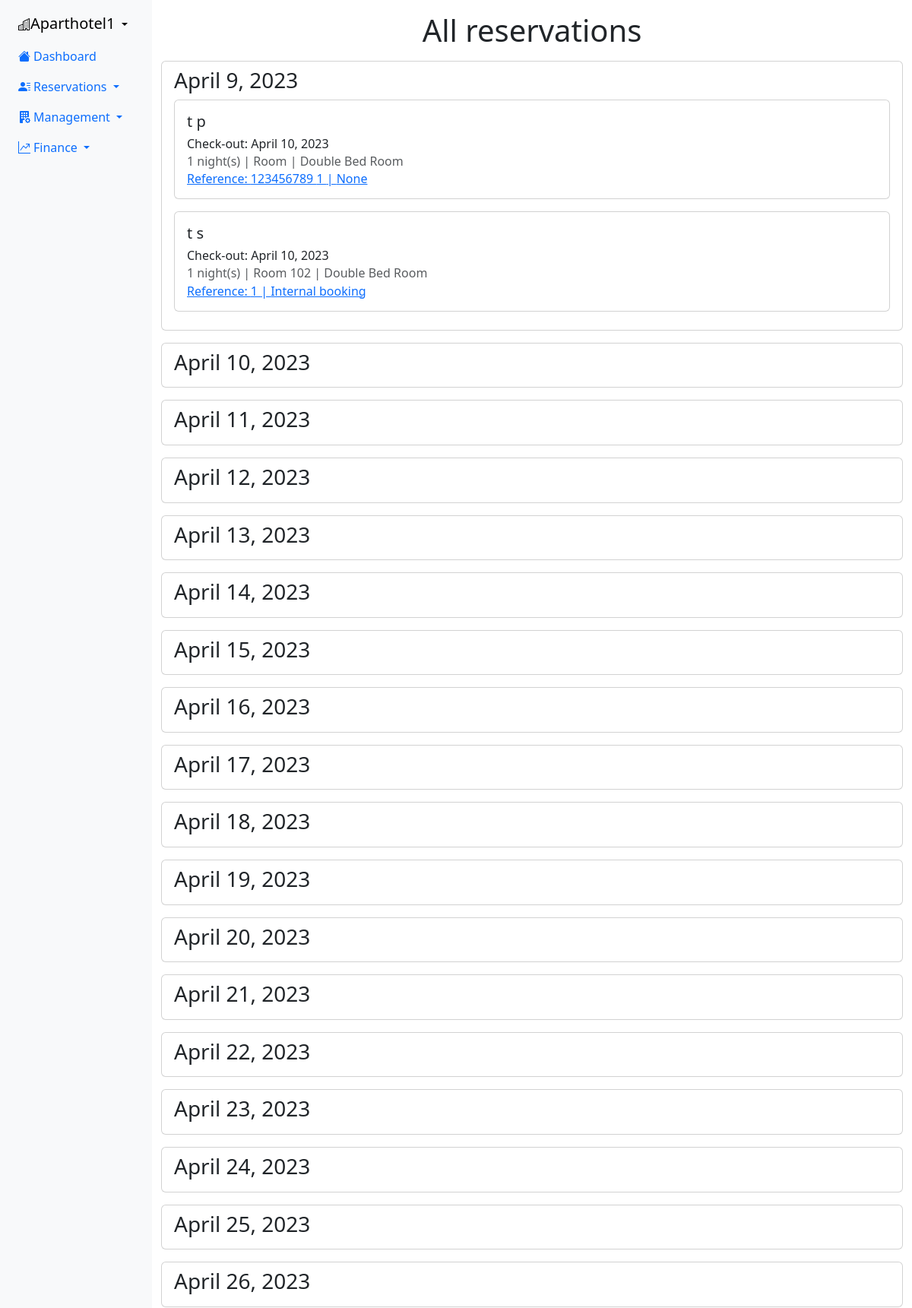
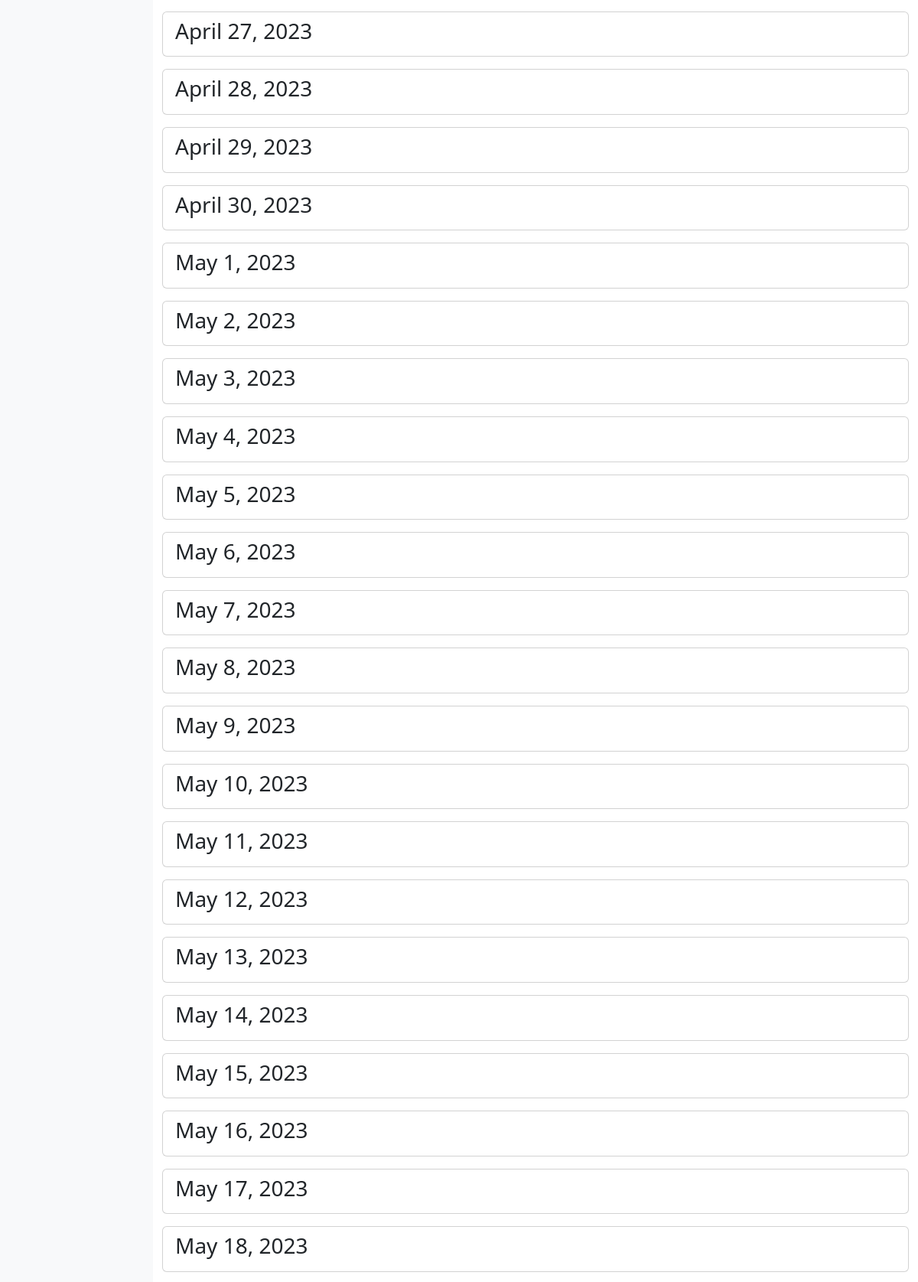
/website/reservations/ (upper part), run on the app's committed database (2 pictures, top to bottom).
### website/models.py (models this page shows, shortened)
class reservationModel(models.Model):
    intReservationId = models.AutoField(primary_key=True)
    extReservationId = models.CharField(max_length=20, null=True, blank=True)
    propertyName = models.CharField(max_length=15)
    guestFirstName = models.CharField(max_length=15)
    guestLastName = models.CharField(max_length=15)
    numGuests = models.IntegerField()
    numRooms = models.IntegerField()
    roomType = models.CharField(max_length=15)
    checkInDate = models.DateField(max_length=8)
    checkOutDate = models.DateField(max_length=8)
    reservationStatus = models.CharField(max_length=15, null=True, blank=True)
    totalPayment = models.DecimalField(max_digits=8, decimal_places=2, null=True, blank=True)
    commission = models.DecimalField(max_digits=7, decimal_places=2, null=True, blank=True)
    website = models.CharField(max_length=15, null=True, blank=True)
    assignedRoom = models.ForeignKey(buildingRoom, null=True, blank=True, on_delete=models.SET_NULL)
    def numNights(self):
        return (self.checkOutDate - self.checkInDate).days

class walkinReservationModel(models.Model):
    PROPERTIES = (
        ("paraiso", "Paraiso"),
    )
    intReservationId = models.AutoField(primary_key=True)
    propertyName = models.CharField(max_length=15, choices=PROPERTIES)
    guestFirstName = models.CharField(max_length=15)
    guestLastName = models.CharField(max_length=15)
    numGuests = models.IntegerField()
    numRooms = models.IntegerField()
    roomType = models.CharField(max_length=15, choices=buildingRoom.ROOMTYPE, null=True, blank=True)
    assignedRoom = models.ForeignKey(buildingRoom, null=True, on_delete=models.SET_NULL)
    checkInDate = models.DateField(max_length=8)
    checkOutDate = models.DateField(max_length=8)
    totalPayment = models.DecimalField(max_digits=7, decimal_places=2, null=True, blank=True)
    def numNights(self):
        return (self.checkOutDate - self.checkInDate).days
    def website(self):
        return ("Internal booking")

class buildingRoom(models.Model):
    STATUS = (
        ("available", "Available"),
        ("unavailable", "Unavailable"),
        ("cleaning", "Cleaning"),
    )
    ROOMSECTION = (
        ("Hotel", "Hotel"),
        ("Apartment", "Apartment")
    )
    ROOMTYPE = (
        ("Single Bed Room", "Single Bed Room"),
        ("Double Bed Room", "Double Bed Room")
    )
    roomNum = models.IntegerField(primary_key=True)
    roomFloor = models.IntegerField()
    roomType = models.CharField(max_length=15, choices=ROOMTYPE)
    roomStatus = models.CharField(max_length=15, choices=STATUS)
    listedWebsites = models.ForeignKey(bookingWebsite, on_delete=models.CASCADE, null=True, blank=True)
    roomSection = models.CharField(max_length=10, choices=ROOMSECTION)
    propertyName = models.ForeignKey(building, on_delete=models.CASCADE)

### website/views.py (the view)
# urls.py: path('reservations/', views.allReservations, name='allReservations'),
def allReservations(request):
    context = {
        'currentDate': getTodayDate(),
        'weeklyDates': getWeekDates(),
        'threeMonthDates': threeMonthDates(),
        'threeMonthsReservations':getReservations('allReservations'),
    }
    return render(request, 'allReservations.html', context)

### website/views.py (called while the page is built)
def getTodayDate():
    currentDate = datetime.now().date()
    return currentDate

def getWeekDates():
    weeklyDates = []
    for i in range(0, 8):
        if i <= 8:
            newDate = getTodayDate() + timedelta(days=i)
            weeklyDates.append(newDate)
    return weeklyDates

def threeMonthDates():
    allReservationDates = []
    today = datetime.now().date()
    threeMonthsFromToday = today + timedelta(days=90)
    while today <= threeMonthsFromToday:
        allReservationDates.append(today)
        today += timedelta(days=1)
    return allReservationDates

### website/templates/website/allReservations.html
{% extends 'website/baseTemplate.html' %}
{% block content %}
    <div class="col">
        <div class="row">
            <div class="col">
                <div class="d-flex justify-content-center">
                    <h1 class="page-header m-3">All reservations</h1>
                </div>
            </div>
        </div>
        {% for day in threeMonthDates %}
            <div class="card mb-3">
                <div class="card-body px-3 pt-2 pb-2">
                    <div class="row">
                        <div class="col">
                            <h3 class="card-title">{{day}}</h3>
                        </div>
                    </div>
                    {% for reservation in threeMonthsReservations %}
                        {% if reservation.checkInDate == day %}
                            <div class="card mb-3">
                                <div class="card-body">
                                    <h5 class="card-title">{{ reservation.guestFirstName }} {{ reservation.guestLastName }}</h5>
                                    <h6 class="card-title">Check-out: {{ reservation.checkOutDate }}</h6>
                                    <h6 class="card-subtitle mb-2 text-muted">{{ reservation.numNights }} night(s) | Room {{ reservation.assignedRoom.pk }} | {{ reservation.roomType }}</h6>
                                    <h6 class="card-subtitle"><a href="#" class="card-link">Reference: {{ reservation.extReservationId }} {{ reservation.intReservationId }} | {{ reservation.website }}</a></h6>
                                </div>
                            </div>
                        {% endif %}
                    {% endfor %}
                </div>
            </div>
        {% endfor %}
    </div>
{% endblock %}

### data on the page
reservationModel: guestFirstName "t", guestLastName "p", checkOutDate "April 10, 2023", numNights "1", roomType "Double Bed Room", extReservationId "123456789", intReservationId "1", website "None"
walkinReservationModel: guestFirstName "t", guestLastName "s", checkOutDate "April 10, 2023", numNights "1", assignedRoom.pk "102", roomType "Double Bed Room", intReservationId "1", website "Internal booking"

### other printed values
{{ day }} "April 9, 2023" "April 10, 2023" "April 11, 2023" "April 12, 2023" "April 13, 2023" "April 14, 2023" "April 15, 2023" "April 16, 2023" "April 17, 2023" "April 18, 2023" "April 19, 2023" "April 20, 2023" "April 21, 2023" "April 22, 2023" "April 23, 2023" "April 24, 2023" "April 25, 2023" "April 26, 2023" "April 27, 2023" "April 28, 2023" "April 29, 2023" "April 30, 2023" "May 1, 2023" "May 2, 2023" "May 3, 2023" "May 4, 2023" "May 5, 2023" "May 6, 2023" "May 7, 2023" "May 8, 2023" "May 9, 2023" "May 10, 2023" "May 11, 2023" "May 12, 2023" "May 13, 2023" "May 14, 2023" "May 15, 2023" "May 16, 2023" "May 17, 2023" "May 18, 2023"
